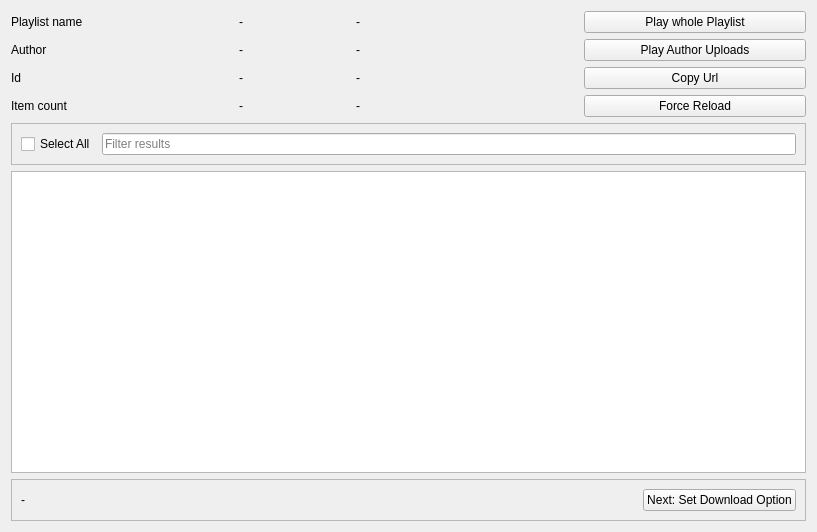
<?xml version="1.0" encoding="UTF-8"?>
<ui version="4.0">
 <class>PlaylistView</class>
 <widget class="QWidget" name="PlaylistView">
  <property name="geometry">
   <rect>
    <x>0</x>
    <y>0</y>
    <width>817</width>
    <height>532</height>
   </rect>
  </property>
  <property name="windowTitle">
   <string>Form</string>
  </property>
  <layout class="QVBoxLayout" name="verticalLayout">
   <item>
    <layout class="QGridLayout" name="gridLayout" columnstretch="2,1,2,2">
     <item row="3" column="2">
      <widget class="QLabel" name="video_count_label">
       <property name="text">
        <string>-</string>
       </property>
       <property name="textInteractionFlags">
        <set>Qt::TextInteractionFlag::LinksAccessibleByMouse|Qt::TextInteractionFlag::TextSelectableByMouse</set>
       </property>
      </widget>
     </item>
     <item row="3" column="0">
      <widget class="QLabel" name="label_5">
       <property name="text">
        <string>Item count</string>
       </property>
      </widget>
     </item>
     <item row="2" column="0">
      <widget class="QLabel" name="label_3">
       <property name="text">
        <string>Id</string>
       </property>
      </widget>
     </item>
     <item row="2" column="2">
      <widget class="QLabel" name="id_label">
       <property name="text">
        <string>-</string>
       </property>
       <property name="textInteractionFlags">
        <set>Qt::TextInteractionFlag::LinksAccessibleByMouse|Qt::TextInteractionFlag::TextSelectableByMouse</set>
       </property>
      </widget>
     </item>
     <item row="0" column="2">
      <widget class="ElidedLabel" name="name_label">
       <property name="text">
        <string>-</string>
       </property>
       <property name="textInteractionFlags">
        <set>Qt::TextInteractionFlag::LinksAccessibleByMouse|Qt::TextInteractionFlag::TextSelectableByMouse</set>
       </property>
      </widget>
     </item>
     <item row="1" column="1">
      <widget class="QLabel" name="label_4">
       <property name="text">
        <string>-</string>
       </property>
      </widget>
     </item>
     <item row="2" column="1">
      <widget class="QLabel" name="label_6">
       <property name="text">
        <string>-</string>
       </property>
      </widget>
     </item>
     <item row="1" column="2">
      <widget class="QLabel" name="author_name_label">
       <property name="text">
        <string>-</string>
       </property>
       <property name="textInteractionFlags">
        <set>Qt::TextInteractionFlag::LinksAccessibleByMouse|Qt::TextInteractionFlag::TextSelectableByMouse</set>
       </property>
      </widget>
     </item>
     <item row="1" column="0">
      <widget class="QLabel" name="label_7">
       <property name="text">
        <string>Author</string>
       </property>
      </widget>
     </item>
     <item row="0" column="1">
      <widget class="QLabel" name="label_2">
       <property name="text">
        <string>-</string>
       </property>
      </widget>
     </item>
     <item row="0" column="0">
      <widget class="QLabel" name="label">
       <property name="text">
        <string>Playlist name</string>
       </property>
      </widget>
     </item>
     <item row="3" column="1">
      <widget class="QLabel" name="label_8">
       <property name="text">
        <string>-</string>
       </property>
      </widget>
     </item>
     <item row="0" column="3">
      <widget class="QPushButton" name="playPlaylist">
       <property name="toolTip">
        <string>Play whole Playlist</string>
       </property>
       <property name="text">
        <string>Play whole Playlist</string>
       </property>
       <property name="icon">
        <iconset resource="icons.qrc">
         <normaloff>:/icons/others/primo/button_blue_play.png</normaloff>:/icons/others/primo/button_blue_play.png</iconset>
       </property>
      </widget>
     </item>
     <item row="1" column="3">
      <widget class="QPushButton" name="playAuthotUploads">
       <property name="toolTip">
        <string>Play videos uploaded by author of this playlist</string>
       </property>
       <property name="text">
        <string>Play Author Uploads</string>
       </property>
       <property name="icon">
        <iconset resource="icons.qrc">
         <normaloff>:/icons/others/primo/button_blue_play.png</normaloff>:/icons/others/primo/button_blue_play.png</iconset>
       </property>
      </widget>
     </item>
     <item row="2" column="3">
      <widget class="QPushButton" name="copyId">
       <property name="toolTip">
        <string>Copy playlist Id to Clipboard</string>
       </property>
       <property name="text">
        <string>Copy Url</string>
       </property>
       <property name="icon">
        <iconset resource="icons.qrc">
         <normaloff>:/icons/others/primo/paste.png</normaloff>:/icons/others/primo/paste.png</iconset>
       </property>
      </widget>
     </item>
     <item row="3" column="3">
      <widget class="QPushButton" name="forceReload">
       <property name="toolTip">
        <string>&lt;html&gt;&lt;head/&gt;&lt;body&gt;&lt;p&gt;Reload the Playlist content ignoring the cache&lt;/p&gt;&lt;/body&gt;&lt;/html&gt;</string>
       </property>
       <property name="text">
        <string>Force Reload</string>
       </property>
       <property name="icon">
        <iconset resource="icons.qrc">
         <normaloff>:/icons/others/primo/button_blue_repeat.png</normaloff>:/icons/others/primo/button_blue_repeat.png</iconset>
       </property>
      </widget>
     </item>
    </layout>
   </item>
   <item>
    <widget class="QFrame" name="frame">
     <property name="frameShape">
      <enum>QFrame::Shape::StyledPanel</enum>
     </property>
     <layout class="QHBoxLayout" name="horizontalLayout">
      <item>
       <widget class="QCheckBox" name="selectAllCheckBox">
        <property name="text">
         <string>Select All</string>
        </property>
       </widget>
      </item>
      <item>
       <widget class="QLineEdit" name="filterLineEdit">
        <property name="placeholderText">
         <string>Filter results</string>
        </property>
       </widget>
      </item>
     </layout>
    </widget>
   </item>
   <item>
    <widget class="QListWidget" name="resultsListWidget"/>
   </item>
   <item>
    <widget class="QFrame" name="frame_2">
     <property name="frameShape">
      <enum>QFrame::Shape::StyledPanel</enum>
     </property>
     <property name="frameShadow">
      <enum>QFrame::Shadow::Plain</enum>
     </property>
     <layout class="QHBoxLayout" name="horizontalLayout_2">
      <item>
       <widget class="ElidedLabel" name="status_label">
        <property name="sizePolicy">
         <sizepolicy hsizetype="Expanding" vsizetype="Preferred">
          <horstretch>0</horstretch>
          <verstretch>0</verstretch>
         </sizepolicy>
        </property>
        <property name="font">
         <font>
          <pointsize>9</pointsize>
         </font>
        </property>
        <property name="text">
         <string>-</string>
        </property>
       </widget>
      </item>
      <item>
       <widget class="QPushButton" name="downloadPushButton">
        <property name="sizePolicy">
         <sizepolicy hsizetype="Maximum" vsizetype="Fixed">
          <horstretch>0</horstretch>
          <verstretch>0</verstretch>
         </sizepolicy>
        </property>
        <property name="text">
         <string>Next: Set Download Option</string>
        </property>
        <property name="icon">
         <iconset resource="icons.qrc">
          <normaloff>:/icons/others/primo/next.png</normaloff>:/icons/others/primo/next.png</iconset>
        </property>
       </widget>
      </item>
     </layout>
    </widget>
   </item>
  </layout>
 </widget>
 <customwidgets>
  <customwidget>
   <class>ElidedLabel</class>
   <extends>QLabel</extends>
   <header>elidedlabel.h</header>
  </customwidget>
 </customwidgets>
 <resources>
  <include location="icons.qrc"/>
 </resources>
 <connections/>
</ui>
